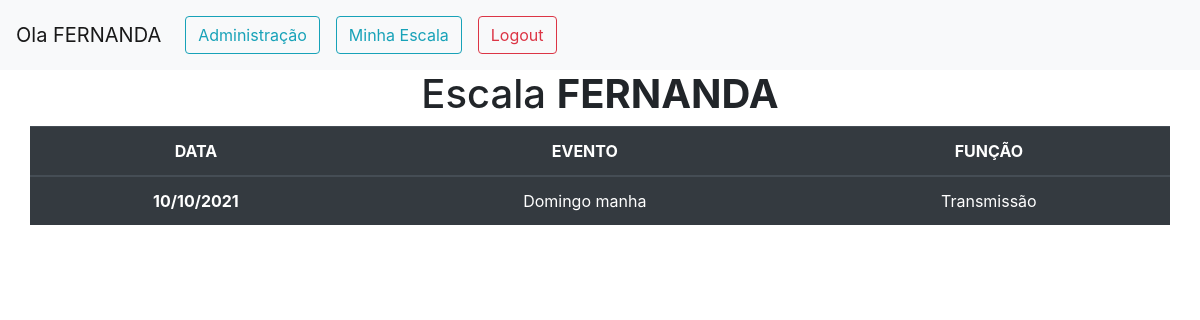
The page / (signed in) on the database its author committed.
### account/models.py (models this page shows)
class User(AbstractUser):
    funcao = models.ManyToManyField(Funcao)

### escala/models.py (models this page shows, shortened)
class Escala(models.Model):
    nome = models.ForeignKey(User, on_delete=models.DO_NOTHING, blank=True, null=True, verbose_name='Responsavel')
    data = models.DateField(default=now())
    funcao = models.ForeignKey(Funcao, on_delete=models.DO_NOTHING, verbose_name='Função')
    evento = models.ForeignKey(Evento, on_delete=models.DO_NOTHING, verbose_name='Evento')
    observacao = models.TextField(max_length=1000, blank=True, null=True)
    def get_funcao(self):
        return f'{self.funcao}'
    def get_evento(self):
        return f'{self.evento}'
    def datas(self):
        return self.data.strftime('%d/%m/%Y')

class Evento(models.Model):
    nome_evento = models.CharField(max_length=50, verbose_name='Evento', unique=True)
    ultima_alteracao = models.DateTimeField(auto_now=True, verbose_name='Ultima Alteração')
    observacao = models.TextField(max_length=250, blank=True, null=True,)
    def __str__(self):
        return f'{self.nome_evento}'
    class Meta:
        verbose_name_plural = 'Eventos'

### ministerio/models.py (models this page shows)
class Funcao(models.Model):
    funcao = models.CharField(max_length=50, verbose_name='Função', unique=True)
    ativo = models.BooleanField(default=True)
    def __str__(self):
        return f'{self.funcao}'
    class Meta:
        verbose_name_plural = 'Funcoes'

### escala/views.py (the view)
# urls.py: path('', MinhaEscalaView, name='minhaescala'),
@login_required()
def MinhaEscalaView(request):
    usuario = get_object_or_404(User, pk=request.user.id)
    hoje = date.today()
    if usuario:
        resultado = Escala.objects.filter(nome=usuario, data__month=str(hoje.month))
        context = {
            'escala': resultado,
        }
        return render(request, 'minhaescala.html', context)

### templates/minhaescala.html (shortened to what this page needs)
{% extends './base.html' %}
{% block content %}
<section class="container-fluid">
    <div class="container-fluid">
        <div class="row">
            <div class="col-sm-12 text-center">
                {% if user %}
                <h1>Escala <strong>{{user | upper}}</strong> </h1>
                {% endif %}
            </div>
        </div>
    </div>
</section>
<section class="container-fluid">
    <div class="container-fluid">
        <div class="row">
            <div class="col-sm-12">
                <table class="table table-dark text-center">
                    <thead>
                        <tr>
                            <th scope="col">DATA</th>
                            <th scope="col">EVENTO</th>
                            <th scope="col">FUNÇÃO</th>
                        </tr>
                    </thead>
                    <tbody>
                        {% for i in escala %}
                        <tr>
                            <th scope="row">{{i.datas}}</th>
                            <td>{{i.get_evento}}</td>
                            <td>{{i.get_funcao}}</td>
                        </tr>
                        {% endfor %}
                    </tbody>
                </table>
            </div>
        </div>
    </div>
</section>
{% endblock %}

### templates/partials/_nav.html (shortened to what this page needs)
<nav class="navbar navbar-expand-lg navbar-light bg-light">
    {% if user %}
        <a class="navbar-brand" href="#">Ola {{user| upper}} </a>
    {% endif %}
  <div class="collapse navbar-collapse" id="navbarNavDropdown">
    <ul class="navbar-nav">
    {% if user.is_authenticated %}
        <li class="nav-item active"><a class="nav-link"  href="{% url 'admin:index' %}"><button type="submit" class="btn btn-outline-info btn-block container-fluid">Administração</button></a></li>
        <li class="nav-item active"><a class="nav-link" href="{% url 'minhaescala' %}"><button type="submit" class="btn btn-outline-info btn-block container-fluid">Minha Escala</button></a></li>
        <li class="nav-item"><a class="nav-link" href="{% url 'logout' %}"><button type="submit" class="btn btn-outline-danger  btn-block">Logout</button></a></li>
    {%else%}
        <li class="nav-item"><a class="nav-link" href="{% url 'login' %}">Login</a></li>
    {% endif %}
    </ul>
  </div>
</nav>

### rows shown on the page
User: username "FERNANDA"
Escala: datas "10/10/2021", get_evento "Domingo manha", get_funcao "Transmissão"
